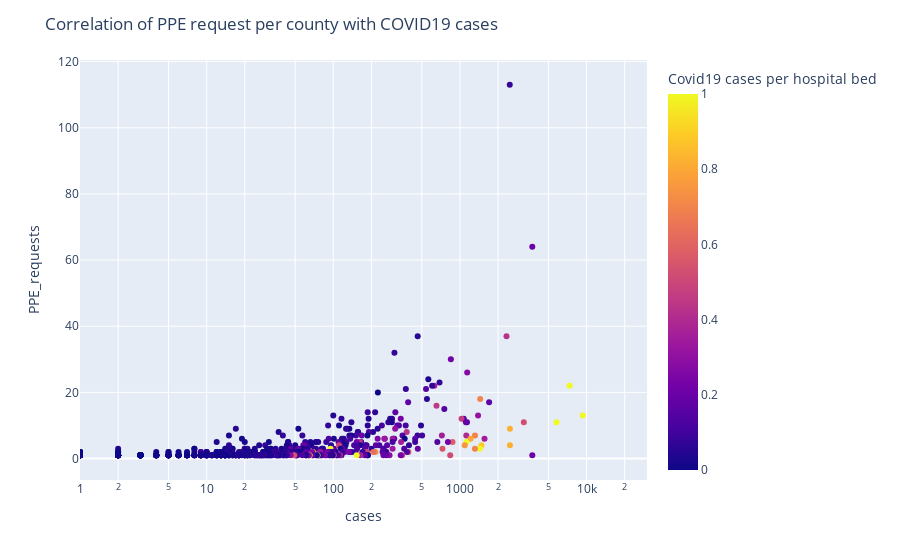

Write notebook code for a chart like this one.
### Code cell
fig = px.scatter(
    counties_with_ppe_requests_and_covid_cases,
    x=counties_with_ppe_requests_and_covid_cases.cases, 
    y=counties_with_ppe_requests_and_covid_cases.PPE_requests,
    color='Covid_cases_per_bed',
    log_x=True,
    #log_y=True,
    labels={
        'Covid_cases_per_bed':'Covid19 cases per hospital bed',
        'x':'Covid19 Cases Per County',
        'y':'PPE Requests Per County',
        'text':'County'
        },
    hover_name=counties_with_ppe_requests_and_covid_cases.county,
    range_color=(0,1),
    range_x=(1,30000)
    )

fig.update_layout(
    title = "Correlation of PPE request per county with COVID19 cases",
    #hoverlabel={'text'},
    )

#fig.update_xaxes(nticks=30)
#fig.update_yaxes(nticks=20)
    
fig.show()

### Figure 1 — Plotly figure (JSON) as saved in the notebook; plotly's stock layout.template omitted (floating-point values rounded to 4 significant figures; data arrays with more than 128 entries replaced by an {"elided": "..."} marker saying what was removed)
{"data": [{"hoverlabel": {"namelength": 0}, "hovertemplate": "<b>%{hovertext}</b><br><br>cases=%{x}<br>PPE_requests=%{y}<br>Covid19 cases per hospital bed=%{marker.color}", "hovertext": {"elided": "672 str values"}, "legendgroup": "", "marker": {"color": {"elided": "672 float values"}, "coloraxis": "coloraxis", "symbol": "circle"}, "mode": "markers", "name": "", "showlegend": false, "type": "scatter", "x": {"elided": "672 int values"}, "xaxis": "x", "y": {"elided": "672 int values"}, "yaxis": "y"}], "layout": {"coloraxis": {"cmax": 1, "cmin": 0, "colorbar": {"title": {"text": "Covid19 cases per hospital bed"}}, "colorscale": [[0, "#0d0887"], [0.1111, "#46039f"], [0.2222, "#7201a8"], [0.3333, "#9c179e"], [0.4444, "#bd3786"], [0.5556, "#d8576b"], [0.6667, "#ed7953"], [0.7778, "#fb9f3a"], [0.8889, "#fdca26"], [1, "#f0f921"]]}, "legend": {"tracegroupgap": 0}, "margin": {"t": 60}, "title": {"text": "Correlation of PPE request per county with COVID19 cases"}, "xaxis": {"anchor": "y", "domain": [0, 1], "range": [0, 4.477], "title": {"text": "cases"}, "type": "log"}, "yaxis": {"anchor": "x", "domain": [0, 1], "title": {"text": "PPE_requests"}}}}
